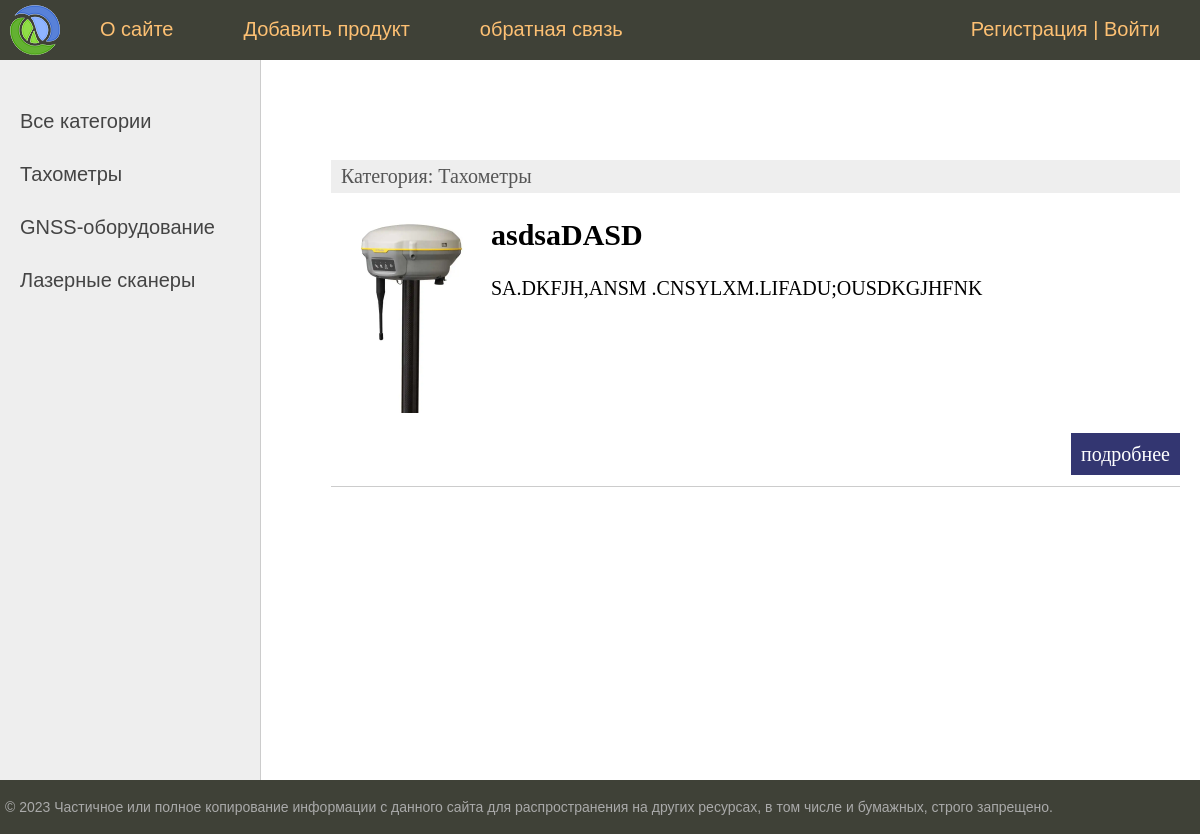
Page /category/tahometry on the earlier database version.
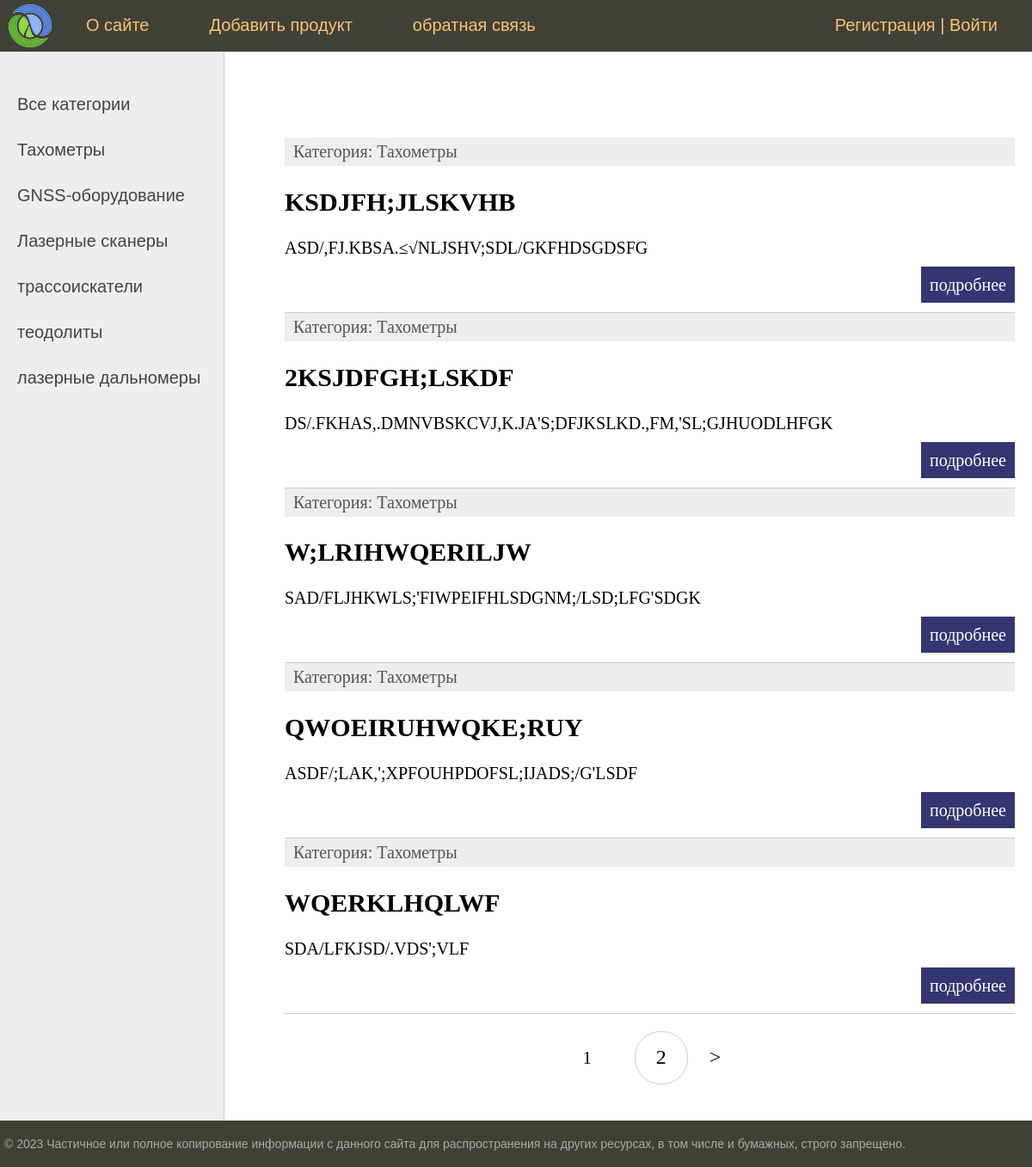
Same page on the later database version.
### equipment/models.py (models this page shows, shortened)
class Category(models.Model):
    name = models.CharField(max_length=100, db_index=True, verbose_name="Категория")
    slug = models.SlugField(max_length=255, db_index=True, unique=True, verbose_name="URL")
    def __str__(self):
        return self.name
    def get_absolute_url(self):
        return reverse('category', kwargs={'cat_slug': self.slug})
    class Meta:
        verbose_name="Категории"
        verbose_name_plural = "Категории"
        ordering = ['id']

class Equipment(models.Model):
    title = models.CharField(max_length=255, verbose_name="Название")
    slug = models.SlugField(max_length=255, unique=True, db_index=True, verbose_name="URL")
    price = models.IntegerField(verbose_name="Цена")
    content = models.TextField(blank=True, verbose_name="Описание")
    photo = models.ImageField(upload_to="photos/%Y/%m/%d/", blank=True, verbose_name="Фото")
    is_published = models.BooleanField(default=True, verbose_name="Наличие")
    time_create = models.DateTimeField(auto_now=True, verbose_name="Время создания")
    cat = models.ForeignKey('Category', on_delete=models.PROTECT, verbose_name="Категория")
    def get_absolute_url(self):
        return reverse('prod', kwargs={'prod_slug': self.slug})
    class Meta:
        verbose_name = "Продукция/Товары"
        verbose_name_plural = "Продукция/Товары"
        ordering = ['-time_create', 'title']

### equipment/views.py (the view)
# urls.py: path('category/<slug:cat_slug>', Category.as_view(), name='category'),
class Category(DataMixin, ListView):
    model = Equipment
    template_name = 'equipment/index.html'
    context_object_name = 'products'
    allow_empty = False
    def get_context_data(self, *, object_list=None, **kwargs):
        context = super().get_context_data(**kwargs)
        c_def = self.get_user_context(title="Продукт - " + str(context['products'][0].cat), cat_selected=context['products'][0].cat_id)
        return dict(list(context.items()) + list(c_def.items()))
    def get_queryset(self):
        return Equipment.objects.filter(cat__slug=self.kwargs['cat_slug'], is_published=True)

### equipment/utils.py (called while the page is built)
    def get_user_context(self, **kwargs):
        context = kwargs
        cats = Category.objects.all()
        context['menu'] = menu
        context['cats'] = cats
        if 'cat_selected' not in context:
            context['cat_selected'] = 0
        return context

### equipment/templates/equipment/index.html (shortened to what this page needs)
{% extends 'equipment/base.html' %}
{% block content %}
<ul class="list-articles">
	{% for p in products %}
	<li><div class="article-panel">
	<p class="first">Категория: {{p.cat}}</p></div>
		{% if p.photo %}
			<p><img class="img-article-left thumb" src="{{p.photo.url}}"></p>
		{% endif %}
			<h2>{{p.title}}</h2>
	{% autoescape on %}
	{{p.content|linebreaks|truncatewords:10}}
	{% endautoescape %}
			<p class="link-read-post"><a href="{{ p.get_absolute_url }}">подробнее</a></p>
			</li>
	{% endfor %}
</ul>
{% endblock %}

### equipment/templates/equipment/base.html (shortened to what this page needs)
{% load static %}
{% load equipment_tags %}
<!DOCTYPE html>
<html>
<head>
	<link type="text/css" href="{% static 'equipment/css/style.css' %}" rel="stylesheet" />
</head>
<body>
<table class="table-page" border=0 cellpadding="0" cellspacing="0">
<tr><td valign=top>
{% block mainmenu %}
		<div class="header">
			<ul id="mainmenu" class="mainmenu">
			<li class="logo"><a href="{% url 'home' %}"><div class="logo"></div></a></li>
{% for m in menu %}
			<li><a href="{% url m.url_name %}">{{m.title}}</a></li>
{% endfor %}
				{% if request.user.is_authenticated %}
				<li class="last">{{user.username}} | <a href="{% url 'logout' %}">Выйти</a></li>
				{% else %}
				<li class="last"><a href="{% url 'register' %}">Регистрация</a> | <a href="{% url 'login' %}">Войти</a></li>
				{% endif %}
			</ul>
		</div>
{% endblock mainmenu %}
<table class="table-content" border=0 cellpadding="0" cellspacing="0">
<tr>
	<td valign="top" class="left-chapters">
	<ul id="leftchapters">
	{% if cat_selected == 0 %}
		<li class="selected">Все категории</li>
	{% else %}
			<li><a href="{% url 'home' %}">Все категории</a></li>
	{% endif %}
	{% for c in cats %}
		{% if c.pk == cat.selected %}
			<li class="selected">{{c.name}}</li>
		{% else %}
			<li><a href="{{ c.get_absolute_url }}">{{c.name}}</a></li>
		{% endif %}
	{% endfor %}
	</ul>
</td>
<td valign="top" class="content">
	<div class="content-text">
{% block content %}
{% endblock %}
{% if page_obj.has_other_pages %}
		<nav class="list-pages">
			<ul>
				{% for p in paginator.page_range %}
				{% if page_obj.number == p %}
				<li class="page-num page-num-selected">{{ p }}</li>
				{% elif p >= page_obj.number|add:-2 and p <= page_obj.number|add:2 %}
				<li class="page-num">
					<a href="?page={{ p }}">{{ p }}</a>
				</li>
				{% endif %}
				{% endfor %}
				{% if page_obj.has_next %}
				<li class="page_num">
					<a href="?page={{ page_obj.next_page_number }}">&gt;</a>
				</li>
				{% endif %}
			</ul>
		</nav>
	</div>
{% endif %}
</td></tr></table>
</td></tr>
<tr><td valign=top>
	<div id="footer">
		<p>&copy; 2023 Частичное или полное копирование информации с данного сайта для распространения на других ресурсах, в том числе и бумажных, строго запрещено.</p>
	</div>
</td></tr></table>
</body>
</html>

### equipment/static/equipment/css/style.css (style rules this page uses)
html, body { font-family: 'Arial'; margin: 0; padding: 0; height: 100%; width: 100%; color: #444; }
a { color: #0059b2; text-decoration: none; }
p.link-read-post { text-align: right; }
p.link-read-post a { padding: 10px; min-width: 100px; background: #333671; color: #fff; text-decoration: none; }
div.article-panel { background: #eee; padding: 5px 10px 5px 10px; box-sizing: border-box; overflow: hidden; color: #555; }
div.article-panel p.first { margin: 0; float: left; }
ul.list-articles { list-style: none; margin: 0; padding: 0; }
ul.list-articles li { border-bottom: 1px solid #ccc; }
.table-page { width: 100%; height: 100%; vertical-align: top; }
.table-page tr { height: 100%; }
.header { background: #3F4137; height: 60px; }
.logo { background: url('../images/logo.png') no-repeat 10px 5px; width: 70px; height: 60px; }
ul.mainmenu { list-style: none; margin: 0; padding: 0; height: 60px; color: #fdc073; font-size: 20px; overflow: hidden; }
ul.mainmenu li { float: left; margin: 18px 40px 0 30px; }
ul.mainmenu li.logo { margin: 0; }
ul.mainmenu li.last { float: right; }
ul.mainmenu li a { color: #fdc073; text-decoration: none; }
.table-content { width: 100%; min-height: 100%; height: 100%; }
.left-chapters { margin: 0; background: #eee; border-right: 1px solid #ccc; min-height: 100%; }
.left-chapters ul { width: 230px; min-height: 100%; margin: 0; padding: 20px 10px 10px 20px; list-style: none; font-size: 20px; }
.left-chapters ul li { margin: 30px 0 0 0; color: #999; }
.left-chapters ul li a { color: #444; text-decoration: none; }
.content { padding: 40px 20px 20px 40px; width: 100%; box-sizing: border-box; }
.content-text { margin: 60px 0 0 30px; color: #000; font-size: 20px; font-family: Yandex Sans Display Light; }
#footer { box-sizing: border-box; background: #3F4137; padding: 5px; color: #aaa; font-size: 14px; font-family: Verdana, Geneva, Arial, Helvetica; text-align: left; overflow: hidden; }
.list-pages { text-align: center; margin: 0 0 20px 0; }
.list-pages ul { margin: 20px 0 0 0; padding: 0; list-style: none; }
.list-pages ul li { display: inline-block; margin: 0 20px 0 0; }
.list-pages a { color: #000; font-size: 24px; text-decoration: none; }
.list-pages .page-num, .page-num-selected { display: inline-block; width: 60px; height: 44px; padding: 16px 0 0 0; border: 1px solid #d0d0d0; border-radius: 30px; }
.list-pages .page-num-selected { border: none; color: #000; font-size: 20px; }
.table-content { min-height: calc(100vh - 80px); }

Differences in the rows shown:
no longer on this page (row edited): Equipment: cat "Тахометры", photo (picture), title "asdsaDASD", content "SA.DKFJH,ANSM .CNSYLXM.LIFADU;OUSDKGJHFNK"
added Category: name "трассоискатели"
added Category: name "теодолиты"
added Category: name "лазерные дальномеры"
added Equipment: cat "Тахометры", title "KSDJFH;JLSKVHB", content "ASD/,FJ.KBSA.≤√NLJSHV;SDL/GKFHDSGDSFG"
added Equipment: cat "Тахометры", title "2KSJDFGH;LSKDF", content "DS/.FKHAS,.DMNVBSKCVJ,K.JA'S;DFJKSLKD.,FM,'SL;GJHUODLHFGK"
added Equipment: cat "Тахометры", title "W;LRIHWQERILJW", content "SAD/FLJHKWLS;'FIWPEIFHLSDGNM;/LSD;LFG'SDGK"
added Equipment: cat "Тахометры", title "QWOEIRUHWQKE;RUY", content "ASDF/;LAK,';XPFOUHPDOFSL;IJADS;/G'LSDF"
added Equipment: cat "Тахометры", title "WQERKLHQLWF", content "SDA/LFKJSD/.VDS';VLF"
Other differences:
new list line: "1"
new list line: "2"
